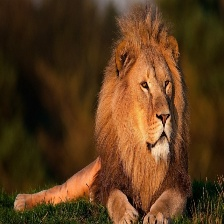
#> input picture dataset/lion/Lion_1.jpg, 224 x 224 px; its folder holds 4 pictures in this run
$ python train.py
#> lines starting #> are read from the running program, lines starting #| are printed output that depends on the picture

import os
import numpy as np
from PIL import Image
import matplotlib.pyplot as plt
from sklearn.decomposition import PCA
from sklearn.metrics import accuracy_score
from sklearn.preprocessing import StandardScaler
from sklearn.neighbors import KNeighborsClassifier


plt.rcParams['font.sans-serif'] = 'Microsoft YaHei'
plt.rcParams['axes.unicode_minus'] = False

def load_images_from_folder(folder_path, target_size=(64, 64), max_images=None):
#> called with folder_path = 'dataset/lion', target_size = (64, 64), max_images = 30
    images = []
    count = 0

    filenames = sorted(os.listdir(folder_path))

    for filename in filenames:
        if max_images and count >= max_images:
            break
        if filename.lower().endswith(('.jpg', '.jpeg')):
            img_path = os.path.join(folder_path, filename)
            try:
                img = Image.open(img_path).convert('L')
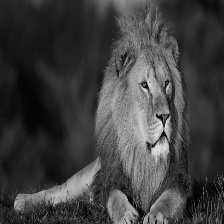
#> img: PIL image 224x224 L; min 0, max 228, mean 63.5
                img = img.resize(target_size)
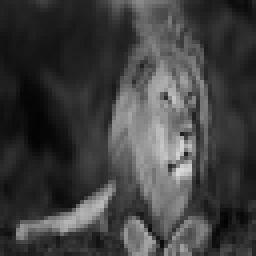
#> img: PIL image 64x64 L (shown 4 times larger); min 3, max 217, mean 63.5
                img_array = np.array(img)
                images.append(img_array.flatten())
                count += 1
            except Exception as e:
                print(f"无法加载图片 {filename}: {e}")
#> pass 2 of the loop in load_images_from_folder, `for filename in filenames:`:
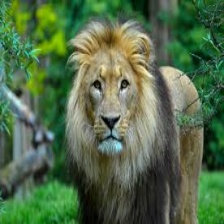
#> input picture dataset/lion/Lion_10.jpeg, 224 x 224 px
#> in load_images_from_folder, `img = Image.open(img_path).convert('L')`:
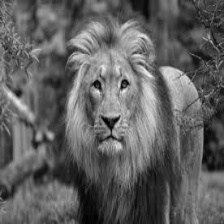
#> img: PIL image 224x224 L; min 0, max 244, mean 96.3
#> in load_images_from_folder, `img = img.resize(target_size)`:
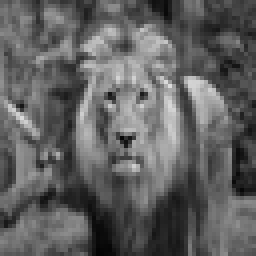
#> img: PIL image 64x64 L (shown 4 times larger); min 4, max 220, mean 96.3
#> pass 3 of the loop in load_images_from_folder, `for filename in filenames:`:
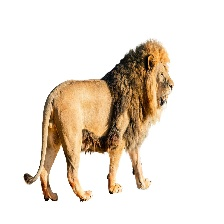
#> input picture dataset/lion/Lion_11.jpg, 224 x 224 px
#> in load_images_from_folder, `img = Image.open(img_path).convert('L')`:
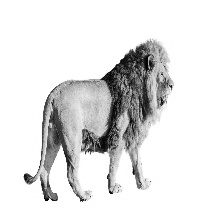
#> img: PIL image 224x224 L; min 1, max 255, mean 227
#> in load_images_from_folder, `img = img.resize(target_size)`:
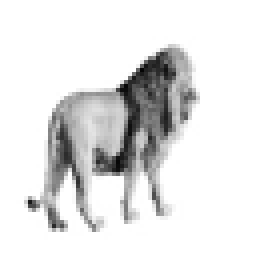
#> img: PIL image 64x64 L (shown 4 times larger); min 5, max 255, mean 226.9
#> the loop made 4 passes; the first 3 are shown
    return np.array(images)

# [177 lines left out: functions split_data, optimize_k_and_components, find_optimal_solution, calculate_mean_face_and_features, visualize_optimized_results, not called in this run]

def main():
    np.random.seed(42)
    N = 10

    lion_path = "dataset/lion"
    tiger_path = "dataset/tiger"

    lions = load_images_from_folder(lion_path, max_images=3*N)
    tigers = load_images_from_folder(tiger_path, max_images=3*N)

    lion_train_test = lions[:3*N]
    tiger_train_test = tigers[:3*N]

    lion_train, lion_test = split_data(lion_train_test, N)
    tiger_train, tiger_test = split_data(tiger_train_test, N)

    train_data = np.vstack([lion_train, tiger_train])
    test_data = np.vstack([lion_test, tiger_test])

    labels_train = np.hstack([np.zeros(len(lion_train)), np.ones(len(tiger_train))])
    labels_test = np.hstack([np.zeros(len(lion_test)), np.ones(len(tiger_test))])


    n_components = 13
    k_neighbors = 10


    pca = PCA(n_components=n_components)
    train_transformed = pca.fit_transform(train_data)
    test_transformed = pca.transform(test_data)

    scaler = StandardScaler()
    train_scaled = scaler.fit_transform(train_transformed)
    test_scaled = scaler.transform(test_transformed)

    knn = KNeighborsClassifier(n_neighbors=k_neighbors)
    knn.fit(train_scaled, labels_train)
    final_predictions = knn.predict(test_scaled)


    accuracy = accuracy_score(labels_test, final_predictions)
    errors = np.sum(final_predictions != labels_test)


    mean_face, eigenvalues, eigenvectors = calculate_mean_face_and_features(train_data)

    print("\n结果：")
    print(f"使用的主成分数量: {n_components}")
    print(f"测试准确率: {accuracy:.4f}")
    print(f"错误次数: {errors}")
    print(f"特征值数量: {len(eigenvalues)}")
    print(f"特征向量形状: {eigenvectors.shape}")

    print(f"\n特征值:")
    print(eigenvalues[:40])
    print(f"\n特征向量:")
    print(eigenvectors)

    print("\n最终预测结果:")
    for i, (pred, true) in enumerate(zip(final_predictions, labels_test)):
        animal_pred = "狮子" if pred == 0 else "老虎"
        animal_true = "狮子" if true == 0 else "老虎"
        status = "正确" if pred == true else "错误"
        print(f"样本{i+1}: 预测-{animal_pred}, 实际-{animal_true}, {status}")

    # 可视化
    results_for_vis = {
        'accuracy': accuracy,
        'n_components': n_components,
        'k_neighbors': k_neighbors,
        'predictions': final_predictions,
        'model': (pca, scaler, knn),
        'preprocess_method': '标准化'
    }
    visualize_optimized_results(
        results_for_vis, mean_face, eigenvalues, eigenvectors,
        test_scaled, labels_test, final_predictions
    )

    if errors <= 1:
        print(f"\n错误次数为 {errors}，满足要求")
    else:
        print(f"\n未能满足要求，错误次数为 {errors}")

if __name__ == "__main__":
#> (the run stopped early here; a loop or call above may not have finished)
